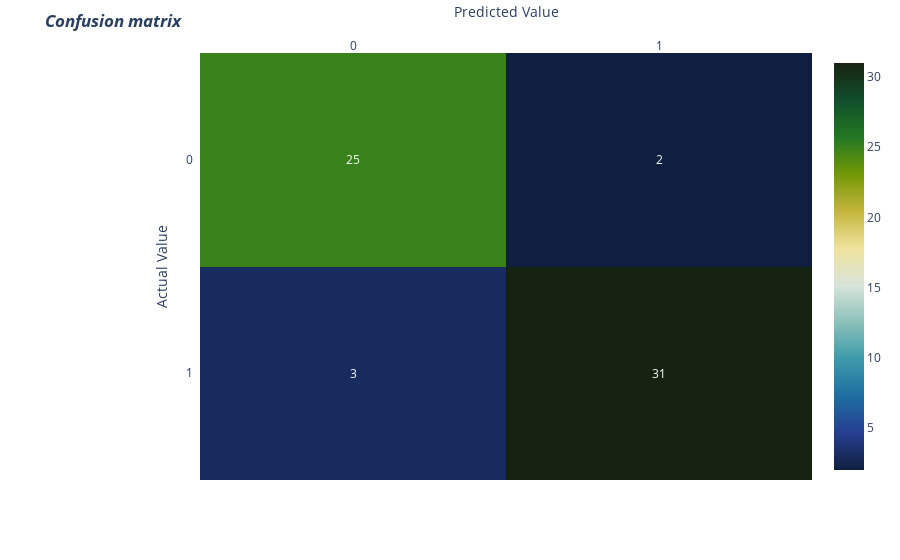

The notebook cell this image was saved under:
### Code cell
# For the Confusion Matrix Graph I will be using the function I created earlier
# All I need is the y_test and prediction values are parameters

Confusion_Matrix_Graph(y_test,prediction)

### Figure 1 — Plotly figure (JSON) as saved in the notebook; plotly's stock layout.template omitted (floating-point values rounded to 4 significant figures)
{"data": [{"colorscale": [[0, "rgb(16, 31, 63)"], [0.09091, "rgb(38, 62, 144)"], [0.1818, "rgb(30, 110, 161)"], [0.2727, "rgb(60, 154, 171)"], [0.3636, "rgb(140, 193, 186)"], [0.4545, "rgb(217, 229, 218)"], [0.5455, "rgb(239, 226, 156)"], [0.6364, "rgb(195, 182, 59)"], [0.7273, "rgb(115, 152, 5)"], [0.8182, "rgb(34, 120, 36)"], [0.9091, "rgb(18, 78, 43)"], [1, "rgb(23, 35, 18)"]], "reversescale": false, "showscale": true, "type": "heatmap", "x": ["0", "1"], "y": ["1", "0"], "z": [[3, 31], [25, 2]]}], "layout": {"annotations": [{"font": {"color": "#FFFFFF"}, "showarrow": false, "text": "25", "x": "0", "xref": "x", "y": "1", "yref": "y"}, {"font": {"color": "#FFFFFF"}, "showarrow": false, "text": "2", "x": "1", "xref": "x", "y": "1", "yref": "y"}, {"font": {"color": "#FFFFFF"}, "showarrow": false, "text": "3", "x": "0", "xref": "x", "y": "0", "yref": "y"}, {"font": {"color": "#FFFFFF"}, "showarrow": false, "text": "31", "x": "1", "xref": "x", "y": "0", "yref": "y"}, {"font": {"color": "black", "size": 14}, "showarrow": false, "text": " ", "x": 0.5, "xref": "paper", "y": -0.15, "yref": "paper"}, {"font": {"color": "black", "size": 14}, "showarrow": false, "text": " ", "textangle": -90, "x": -0.35, "xref": "paper", "y": 0.5, "yref": "paper"}], "margin": {"l": 200, "t": 50}, "title": {"text": "<i><b>Confusion matrix</b></i>"}, "xaxis": {"dtick": 1, "gridcolor": "rgb(0, 0, 0)", "side": "top", "ticks": "", "title": {"text": "Predicted Value"}}, "yaxis": {"dtick": 1, "ticks": "", "ticksuffix": "  ", "title": {"text": "Actual Value"}}}}
